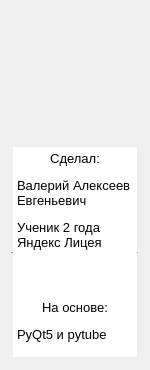
<?xml version="1.0" encoding="UTF-8"?>
<ui version="4.0">
 <class>credits_dialog</class>
 <widget class="QDialog" name="credits_dialog">
  <property name="geometry">
   <rect>
    <x>0</x>
    <y>0</y>
    <width>150</width>
    <height>370</height>
   </rect>
  </property>
  <property name="minimumSize">
   <size>
    <width>150</width>
    <height>370</height>
   </size>
  </property>
  <property name="maximumSize">
   <size>
    <width>150</width>
    <height>370</height>
   </size>
  </property>
  <property name="windowTitle">
   <string>Заслуги</string>
  </property>
  <property name="windowIcon">
   <iconset>
    <normaloff>icon/icon_3.png</normaloff>icon/icon_3.png</iconset>
  </property>
  <property name="modal">
   <bool>false</bool>
  </property>
  <layout class="QGridLayout" name="gridLayout">
   <item row="0" column="0">
    <widget class="QLabel" name="program_logo">
     <property name="minimumSize">
      <size>
       <width>128</width>
       <height>128</height>
      </size>
     </property>
     <property name="maximumSize">
      <size>
       <width>128</width>
       <height>128</height>
      </size>
     </property>
     <property name="text">
      <string/>
     </property>
     <property name="pixmap">
      <pixmap>icon/icon.png</pixmap>
     </property>
    </widget>
   </item>
   <item row="1" column="0">
    <widget class="QTextBrowser" name="text">
     <property name="frameShape">
      <enum>QFrame::HLine</enum>
     </property>
     <property name="frameShadow">
      <enum>QFrame::Raised</enum>
     </property>
     <property name="lineWrapMode">
      <enum>QTextEdit::WidgetWidth</enum>
     </property>
     <property name="html">
      <string>&lt;!DOCTYPE HTML PUBLIC &quot;-//W3C//DTD HTML 4.0//EN&quot; &quot;http://www.w3.org/TR/REC-html40/strict.dtd&quot;&gt;
&lt;html&gt;&lt;head&gt;&lt;meta name=&quot;qrichtext&quot; content=&quot;1&quot; /&gt;&lt;style type=&quot;text/css&quot;&gt;
p, li { white-space: pre-wrap; }
&lt;/style&gt;&lt;/head&gt;&lt;body style=&quot; font-family:'MS Shell Dlg 2'; font-size:8.25pt; font-weight:400; font-style:normal;&quot;&gt;
&lt;p align=&quot;center&quot; style=&quot; margin-top:12px; margin-bottom:12px; margin-left:0px; margin-right:0px; -qt-block-indent:0; text-indent:0px;&quot;&gt;&lt;span style=&quot; font-size:10pt;&quot;&gt;Сделал:&lt;/span&gt;&lt;/p&gt;
&lt;p style=&quot; margin-top:12px; margin-bottom:12px; margin-left:0px; margin-right:0px; -qt-block-indent:0; text-indent:0px;&quot;&gt;&lt;span style=&quot; font-size:10pt;&quot;&gt;Валерий Алексеев Евгеньевич &lt;/span&gt;&lt;/p&gt;
&lt;p style=&quot; margin-top:12px; margin-bottom:12px; margin-left:0px; margin-right:0px; -qt-block-indent:0; text-indent:0px;&quot;&gt;&lt;span style=&quot; font-size:10pt;&quot;&gt;Ученик 2 года Яндекс Лицея&lt;/span&gt;&lt;/p&gt;
&lt;p style=&quot; margin-top:12px; margin-bottom:12px; margin-left:0px; margin-right:0px; -qt-block-indent:0; text-indent:0px;&quot;&gt;&lt;br /&gt;&lt;/p&gt;
&lt;p align=&quot;center&quot; style=&quot; margin-top:12px; margin-bottom:12px; margin-left:0px; margin-right:0px; -qt-block-indent:0; text-indent:0px;&quot;&gt;&lt;span style=&quot; font-size:10pt;&quot;&gt;На основе:&lt;/span&gt;&lt;/p&gt;
&lt;p align=&quot;justify&quot; style=&quot; margin-top:12px; margin-bottom:12px; margin-left:0px; margin-right:0px; -qt-block-indent:0; text-indent:0px;&quot;&gt;&lt;span style=&quot; font-size:10pt;&quot;&gt;PyQt5 и pytube&lt;/span&gt;&lt;/p&gt;&lt;/body&gt;&lt;/html&gt;</string>
     </property>
    </widget>
   </item>
  </layout>
 </widget>
 <resources/>
 <connections/>
</ui>
